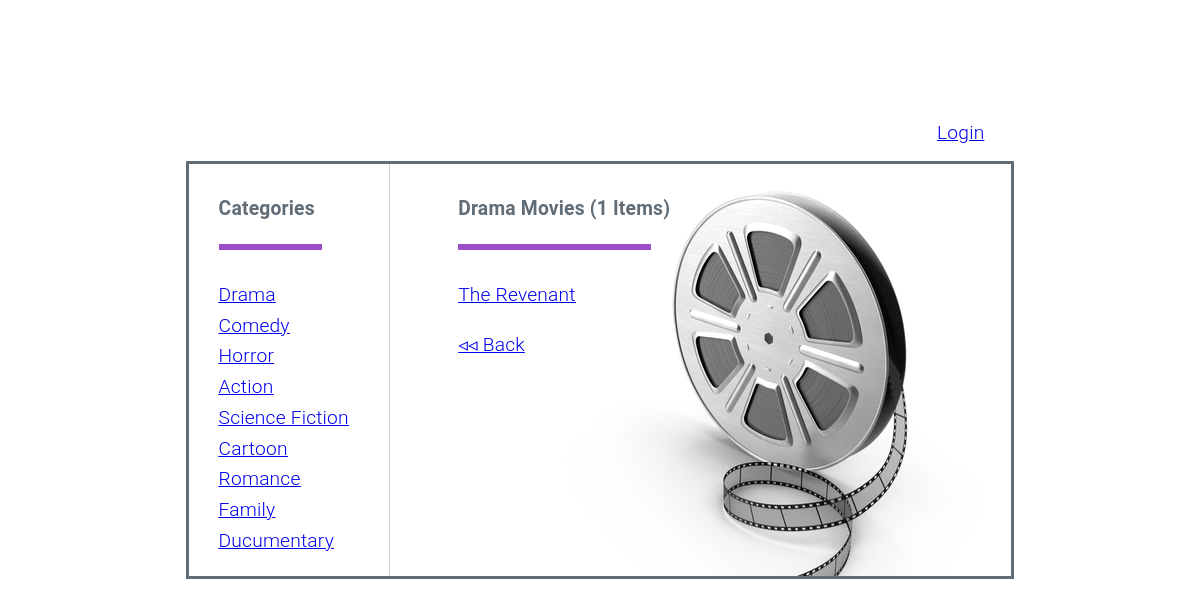
Page /category/1 on the committed database.
### database_setup.py (models this page shows, shortened)
class Category(Base):
    __tablename__ = 'category'
    id = Column(Integer, primary_key=True)
    name = Column(String(250), nullable=False)
    user_id = Column(Integer, ForeignKey('user.id'))
    user = relationship(User)

class Movie(Base):
    __tablename__ = 'movie'
    id = Column(Integer, primary_key=True)
    name = Column(String(80), nullable=False)
    description = Column(String(250))
    date = Column(DateTime)
    category_id = Column(Integer, ForeignKey('category.id'))
    category = relationship(Category)
    user_id = Column(Integer, ForeignKey('user.id'))
    user = relationship(User)

### application.py (the view)
@app.route('/category/<int:category_id>')
def showCategory(category_id):
    categories = session.query(Category).all()
    category = session.query(Category).filter_by(id=category_id).first()
    categoryName = category.name
    categoryMovies = (session.query(Movie).filter_by
                      (category_id=category_id).all())
    categoryMoviesCount = (session.query(Movie).filter_by
                           (category_id=category_id).count())
    if 'username' not in login_session:
        return (render_template('public_showCategory.html',
                categories=categories, categoryMovies=categoryMovies,
                categoryName=categoryName,
                categoryMoviesCount=categoryMoviesCount))
    else:
        return (render_template('showCategory.html', categories=categories,
                categoryMovies=categoryMovies, categoryName=categoryName,
                categoryMoviesCount=categoryMoviesCount))

### templates/public_showCategory.html (shortened to what this page needs)
<!DOCTYPE html>
<html lang="en">
<head>
  <link rel="stylesheet" href="/static/style.css">
</head>
<body>
  <a class="login__logout__link" href="{{url_for('showLogin')}}">Login</a>
  <div class="container">
    <div class="categories">
      <h6 class="list__header">
        <span class="header__title">Categories</span>
        <span class="categories_header_bar"></span>
      </h6>
      <ul>
        {% for category in categories %}
          <a href="{{url_for('showCategory', category_id = category.id )}}">
            <li class="items__item">
              <span class="item__name">{{category.name}}</span>
            </li>
          </a>
        {% endfor %}
      </ul>
    </div>
    <div>
	    <h6 class="list__header">
		    <span class="header__title">{{categoryName}} Movies ({{categoryMoviesCount}} Items)</span>
			  <span class="header__bar"></span>
		  </h6>
      <ul>
        {% if categoryMovies !=[] %}
		      {% for categoryMovie in categoryMovies %}
            <a href="{{url_for('showCategoryMovie', category_id = categoryMovie.category_id , movie_id = categoryMovie.id )}}">
				      <li class="items__item">
                <span class="item__name">{{categoryMovie.name}}</span>
				      </li>
			      </a>
			    {% endfor %}
        {% else %}
          <p> No Movies availble for this category. </p>
        {% endif %}
		  </ul>
      <div class="bottom">
        <a href="{{url_for('showCategories')}}" class="controls__back">◃◃ Back</a>
      </div>
	  </div>
	</div>
</body>
</html>

### static/style.css (style rules this page uses)
* { box-sizing: border-box; }
body { display: block; color:#606c76; font-family:"Roboto","Helvetica Neue","Helvetica","Arial",sans-serif; font-size:1.2em; font-weight:300; letter-spacing:.01em; line-height:1.6; }
.container { display: flex; border: 3px solid; max-width: 70%; margin: auto; margin-top: 1%; background-image: url("img/film-reel.jpg"); background-repeat: no-repeat; background-position: right; object-fit: cover; }
ul { list-style-type: none; padding-left: 30px; }
.list__header .header__title { font-weight: 700; font-size: 1.5em; margin-bottom: 1em; display: block; text-transform: capitalize; padding-left: 30px; }
.categories_header_bar { border-bottom: .5em solid #9b4dca; height: .1em; display: block; width: 8em; margin-left: 30px; }
.list__header .header__bar { border-bottom: .5em solid #9b4dca; height: .1em; display: block; width: 15em; margin-left: 30px; }
.items__item .item__name { text-transform: capitalize; text-decoration: underline; }
.controls__back { padding-left: 30px; }
.login__logout__link { display: block; max-width: 70%; margin: auto; text-align: right; padding-right: 30px; margin-top: 10%; }
.bottom { position: absolute; height: 10px;*/ bottom: 30; left: 30; }
@media (min-width: 40.0em) { .categories { border-right: .1em solid #d1d1d1; margin-right: 2em; padding-right: 40px; } }

### rows in the picture
Category: name "Drama"
Category: name "Comedy"
Category: name "Horror"
Category: name "Action"
Category: name "Science Fiction"
Category: name "Cartoon"
Category: name "Romance"
Category: name "Family"
Category: name "Ducumentary"
Movie: name "The Revenant"

### other values in the picture
{{ categoryMoviesCount }} "1"
